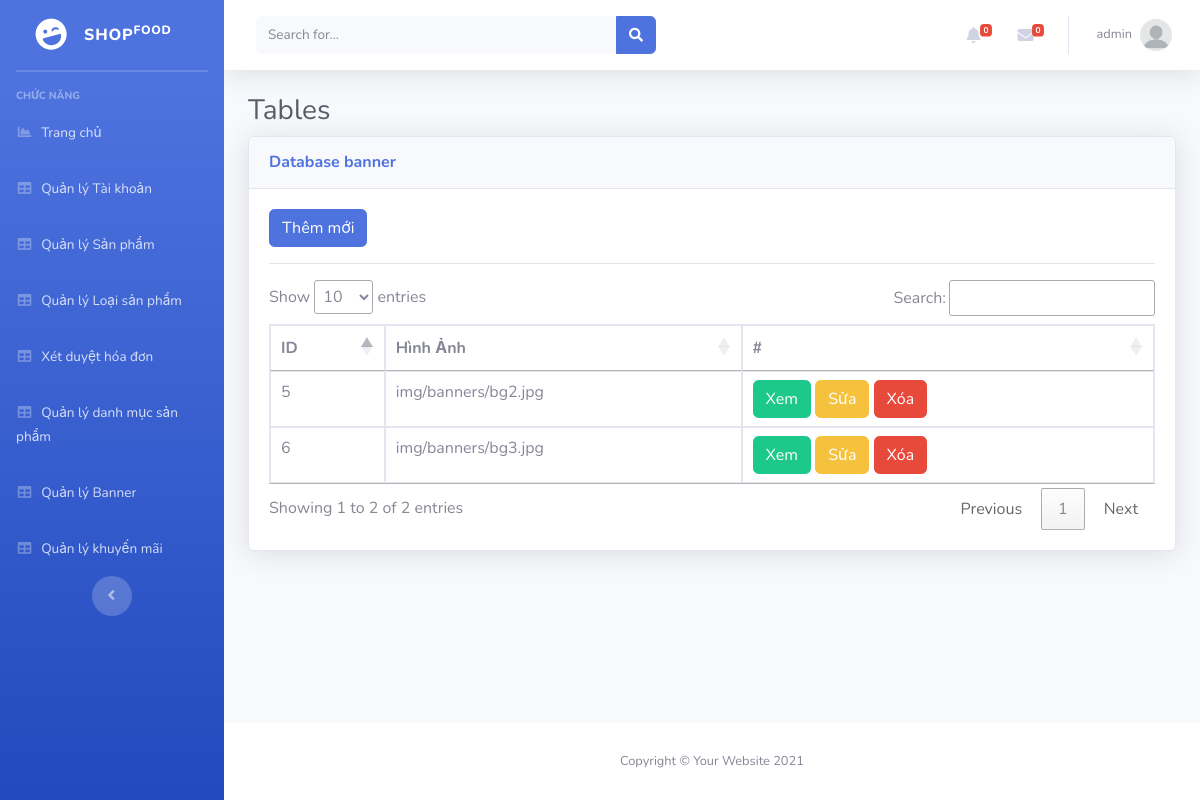
/Admin/index.php?mod=banner (signed in), run on the app's committed database.
### tables this page shows
CREATE TABLE `banner` (
  `Id` int(11) NOT NULL,
  `HinhAnh` varchar(255) DEFAULT NULL
);

### Admin/MVC/controllers/BannerController.php (called while the page is built, shortened)
<?php
class BannerController
{
	var $banner_model;
	function __construct()
	{
		$this->banner_model = new Banner();
	}
	public function list()
	{
		$data = $this->banner_model->All();
		require_once("MVC/Views/Admin/index.php");
	}
}

### Admin/MVC/Models/connection.php (called while the page is built, shortened)
<?php
    class Connection{
        function __construct()
        {
            $severname ="localhost";
            $username ="root";
            $password ="";
            $db_name ="shopfoodvn";
            $this->conn = new mysqli($severname,$username,$password,$db_name);
        }
    }
?>

### Admin/MVC/Models/model.php (called while the page is built, shortened)
<?php
require_once("connection.php");
class Model
{
    var $table;
    var $contens;
    function __construct()
    {
        $conn_obj = new Connection();
        $this->conn = $conn_obj->conn;
    }
    function All()
    {
        $query = "select * from $this->table ORDER BY $this->contens DESC ";
        require("result.php");
        return $data;
    }
}

### Admin/MVC/Models/result.php (called while the page is built)
<?php
$result = $this->conn->query($query);
$data = array();
while ($row = $result->fetch_assoc()) {
    $data[] = $row;
}
?>

### Admin/MVC/Views/banner/list.php (the view, shortened to what this page needs)
<a href="?mod=banner&act=add" type="button" class="btn btn-primary">Thêm mới</a>
<hr>
<table class="table table-bordered" id="dataTable" width="100%" cellspacing="0">
  <thead>
    <tr>
      <th scope="col">ID</th>
      <th scope="col">Hình Ảnh</th>
      <th scope="col">#</th>
    </tr>
  </thead>
  <tbody>
    <?php foreach ($data as $row) { ?>
      <tr>
        <td><?= $row['Id'] ?></td>
        <td><?= $row['HinhAnh'] ?></td>
        <td>
          <a href="?mod=banner&act=detail&id=<?= $row['Id'] ?>" class="btn btn-success">Xem</a>
          <?php if (isset($_SESSION['isLogin_Admin']) && $_SESSION['isLogin_Admin'] == true) { ?>
          <a href="?mod=banner&act=edit&id=<?= $row['Id'] ?>" class="btn btn-warning">Sửa</a>
          <a href="?mod=banner&act=delete&id=<?= $row['Id'] ?>" onclick="return confirm('Bạn có thật sự muốn xóa ?');" type="button" class="btn btn-danger">Xóa</a>
          <?php }?>
        </td>
      </tr>
    <?php } ?>
</table>

### data on the page
banner: Id "6", HinhAnh "img/banners/bg3.jpg"
banner: Id "5", HinhAnh "img/banners/bg2.jpg"

### other printed values
$_SESSION['login']['TaiKhoan'] "admin"
$mod "banner"
